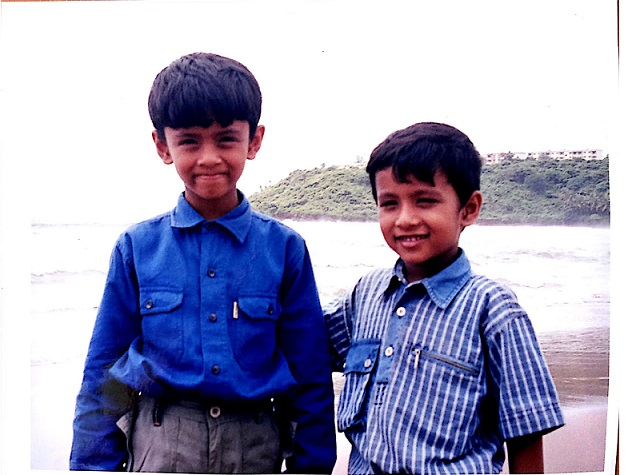
#> input picture BasicImage.jpg, 626 x 475 px, given in place of the camera
$ python Filtering2.py
#> lines starting #> are read from the running program, lines starting #| are printed output that depends on the picture; after the words box and inside, x2 and y2 are one past the last pixel; in counts of white or black regions, pixels touching at a corner belong together
import cv2
import numpy as np
def FILT():
    pass


while True:

#     cap=cv2.VideoCapture("C:/Users/Saumya/Videos/15s.mp4")
    cap=cv2.VideoCapture(0)
    cv2.namedWindow('res')
    cv2.createTrackbar('l1','res',0,255,FILT)
#> slider 'l1' is set to 51
    cv2.createTrackbar('l2','res',0,255,FILT)
#> slider 'l2' is set to 51
    cv2.createTrackbar('l3','res',0,255,FILT)
#> slider 'l3' is set to 51
    cv2.createTrackbar('u1','res',0,255,FILT)
#> slider 'u1' is set to 255
    cv2.createTrackbar('u2','res',0,255,FILT)
#> slider 'u2' is set to 255
    cv2.createTrackbar('u3','res',0,255,FILT)
#> slider 'u3' is set to 255

    ret, frame=cap.read()
#> frame is the input picture: shape (475, 626, 3); mean B, G, R 189, 162.7, 163.4
    frame=cv2.resize(frame,(50,50))
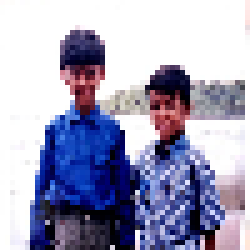
#> frame: shape (50, 50, 3) (shown 5 times larger); mean B, G, R 188.9, 162.3, 163.2
    while ret:
        l1 = cv2.getTrackbarPos('l1','res')
        l2 = cv2.getTrackbarPos('l2','res')
        l3 = cv2.getTrackbarPos('l3','res')
        u1 = cv2.getTrackbarPos('u1','res')
        u2 = cv2.getTrackbarPos('u2','res')
        u3 = cv2.getTrackbarPos('u3','res')

        hsv=cv2.cvtColor(frame,cv2.COLOR_BGR2HSV)
#> hsv: shape (50, 50, 3); mean H, S, V 73.5, 77.5, 192.7
        lower_red=np.array([l1,l2,l3])
        upper_red=np.array([u1,u2,u3])

        mask=cv2.inRange(hsv,lower_red,upper_red)
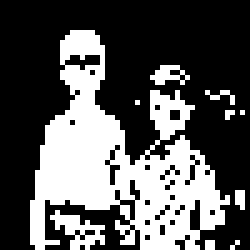
#> mask: shape (50, 50) (shown 5 times larger); 34.4% white; 10 white regions (8 under 20 px), largest, box (x1, y1, x2, y2) and area: (6, 6, 46, 50) 777, (10, 42, 21, 50) 40
        res=cv2.bitwise_and(frame,frame,mask=mask)
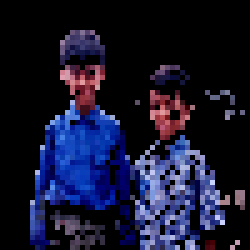
#> res: shape (50, 50, 3) (shown 5 times larger); mean B, G, R 46.3, 22.7, 21.9

        cv2.imshow("res",res)

        k=cv2.waitKey(1 )& 0xFF
#> (key q is pressed here)
#> slider 'l1' is set to 51
#> slider 'l2' is set to 51
#> slider 'l3' is set to 51
#> slider 'u1' is set to 255
#> slider 'u2' is set to 255
#> slider 'u3' is set to 255
#> slider 'l1' is set to 51
#> slider 'l2' is set to 51
#> slider 'l3' is set to 51
#> slider 'u1' is set to 255
#> slider 'u2' is set to 255
#> slider 'u3' is set to 255
        if(k==ord('q')):
            cv2.destroyAllWindows()
            break

        ret, frame=cap.read()
    cap.release()

$ run again, on Samp_1.jpg
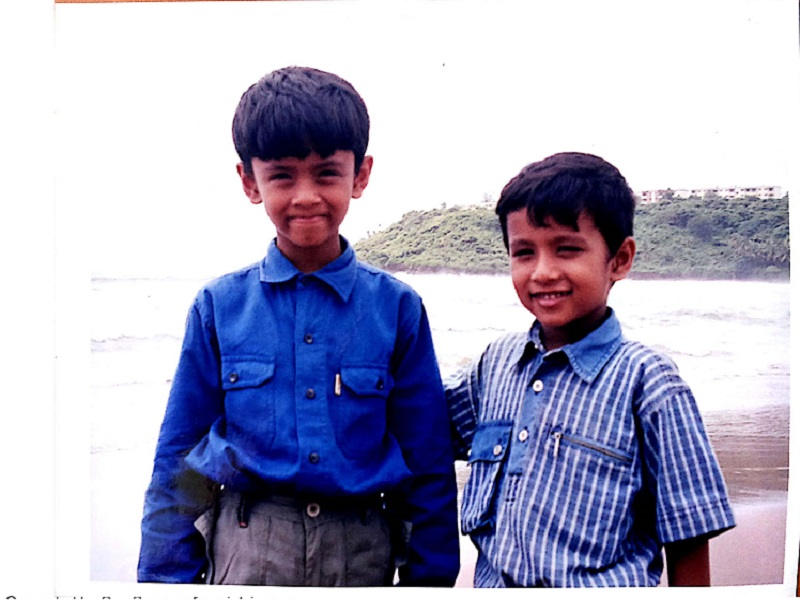
#> input picture Samp_1.jpg, 800 x 600 px, given in place of the camera
#> frame is the input picture: shape (600, 800, 3); mean B, G, R 194, 169.6, 170.4
#> frame: shape (50, 50, 3)
#> hsv: shape (50, 50, 3); mean H, S, V 67.2, 70.8, 197.7
#> `mask=cv2.inRange(hsv,lower_red,upper_red)`:
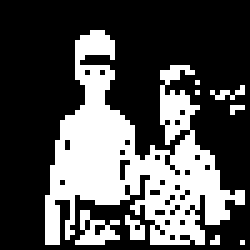
#> mask: shape (50, 50) (shown 5 times larger); 31.5% white; 9 white regions (7 under 20 px), largest, box (x1, y1, x2, y2) and area: (9, 6, 49, 49) 725, (15, 42, 24, 49) 32
#> `res=cv2.bitwise_and(frame,frame,mask=mask)`:
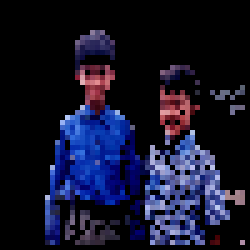
#> res: shape (50, 50, 3) (shown 5 times larger); mean B, G, R 42, 20.4, 19.7

$ run again, on Samp_2.jpg
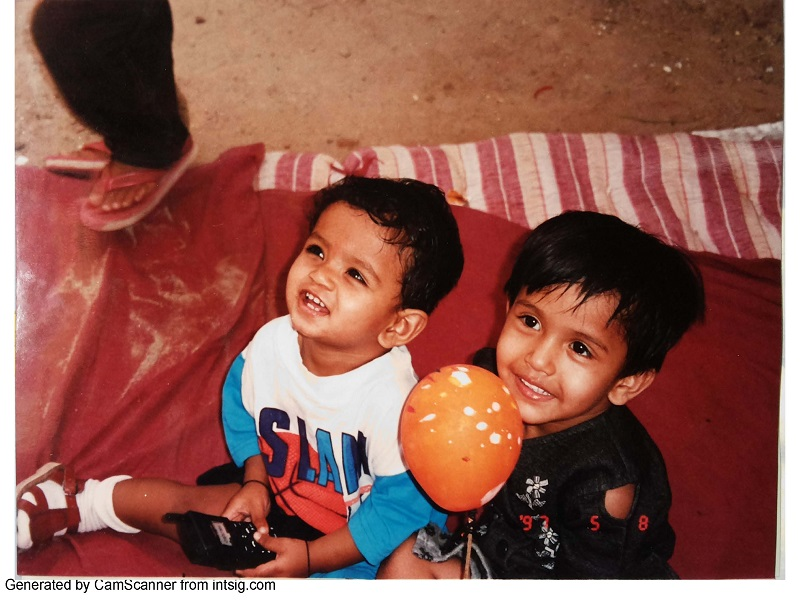
#> input picture Samp_2.jpg, 800 x 600 px, given in place of the camera
#> frame is the input picture: shape (600, 800, 3); mean B, G, R 77.3, 87.5, 140.5
#> frame: shape (50, 50, 3)
#> hsv: shape (50, 50, 3); mean H, S, V 34.8, 133.4, 144.4
#> `mask=cv2.inRange(hsv,lower_red,upper_red)`:
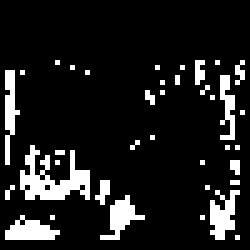
#> mask: shape (50, 50) (shown 5 times larger); 11.9% white in thin lines or dots, all inside (x1, y1, x2, y2) = (1, 12, 49, 48)
#> `res=cv2.bitwise_and(frame,frame,mask=mask)`:
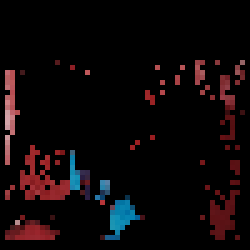
#> res: shape (50, 50, 3) (shown 5 times larger); mean B, G, R 8.2, 6.9, 13.4
